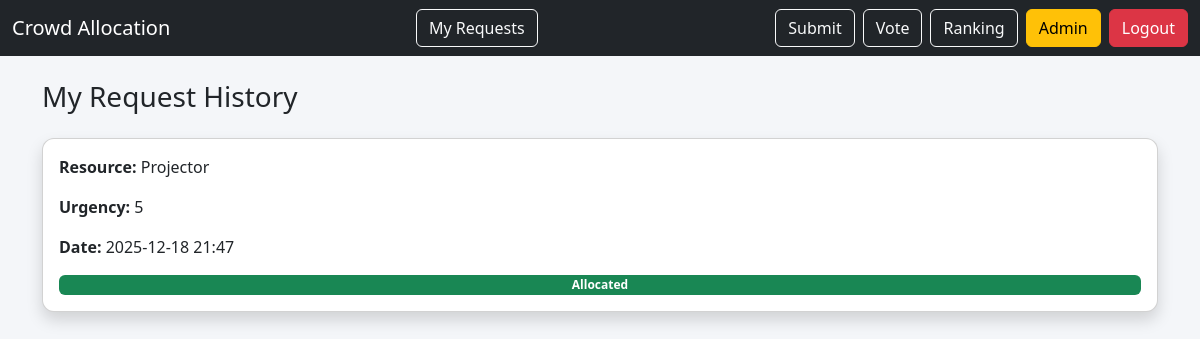
/my-requests (signed in), run on the app's committed database.
### app.py (models this page shows)
class ResourceRequest(db.Model):
    id = db.Column(db.Integer, primary_key=True)
    user_id = db.Column(db.Integer, db.ForeignKey("user.id"))
    name = db.Column(db.String(100), nullable=False)
    resource = db.Column(db.String(200), nullable=False)
    reason = db.Column(db.Text, nullable=False)
    urgency = db.Column(db.Integer, nullable=False)
    created_at = db.Column(db.DateTime, default=datetime.now)
    allocated = db.Column(db.Boolean, default=False)
    votes = db.relationship("Vote", backref="request", lazy=True)

### app.py (the view)
@app.route("/my-requests")
def my_requests():
    if "user_id" not in session:
        return redirect("/login")
    requests = ResourceRequest.query.filter_by(
        user_id=session["user_id"]
    ).order_by(ResourceRequest.created_at.desc()).all()
    return render_template("my_requests.html", requests=requests)

### templates/my_requests.html (shortened to what this page needs)
{% extends "base.html" %}
{% block content %}
<h3 class="mb-4">My Request History</h3>
{% for r in requests %}
<div class="card shadow p-3 mb-3">
    <p><b>Resource:</b> {{ r.resource }}</p>
    <p><b>Urgency:</b> {{ r.urgency }}</p>
    <p><b>Date:</b> {{ r.created_at.strftime("%Y-%m-%d %H:%M") }}</p>
    {% if r.allocated %}
        <span class="badge bg-success">Allocated</span>
    {% else %}
        <span class="badge bg-warning">Pending</span>
    {% endif %}
</div>
{% endfor %}
{% endblock %}

### templates/base.html (style rules this page uses)
body { background-color: #f4f6f9; }
.card { border-radius: 12px; }

### data on the page
ResourceRequest: resource "Projector", urgency "5", created_at "2025-12-18 21:47", allocated "Allocated"
